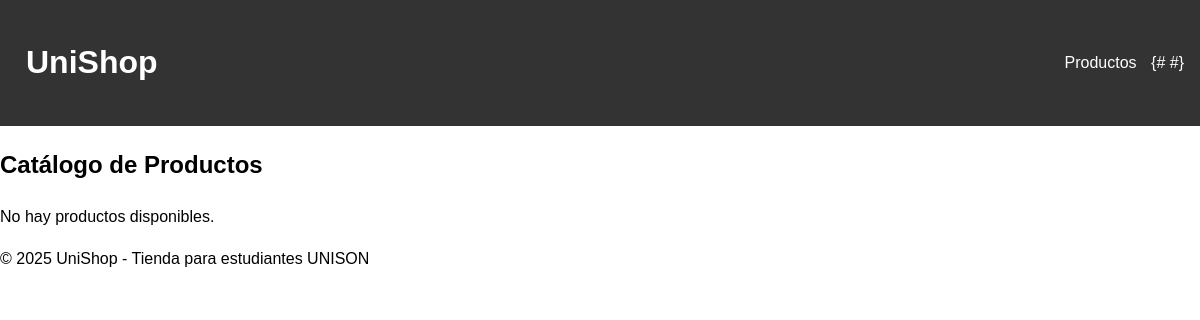
The app's page /, older data.
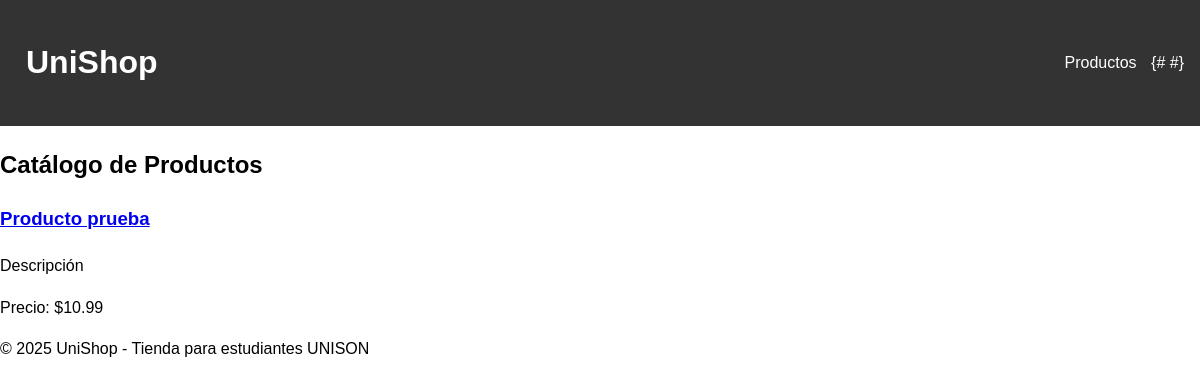
The same page, newer data.
### core/models.py (models this page shows, shortened)
class Product(models.Model):
    nombre = models.CharField(max_length=100)
    descripcion = models.TextField()
    precio = models.DecimalField(max_digits=10, decimal_places=2)
    imagen = models.ImageField(upload_to='imagenes/', blank=True, null=True)
    detalles = models.TextField(blank=True, null=True)

### core/views.py (the view)
# urls.py: path('', views.product_list, name='home'),
def product_list(request):
    productos = Product.objects.all()
    return render(request, 'products/list.html', {'productos': productos})

### templates/products/list.html (shortened to what this page needs)
{% extends 'base.html' %}
{% block content %}
    <h2>Catálogo de Productos</h2>
    <div class="productos">
        {% for producto in productos %}
            <div class="producto">
                <h3><a href="{% url 'product_detail' producto.id %}">{{ producto.nombre }}</a></h3>
                <p>{{ producto.descripcion }}</p>
                <p>Precio: ${{ producto.precio }}</p>
            </div>
        {% empty %}
            <p>No hay productos disponibles.</p>
        {% endfor %}
    </div>
{% endblock %}

Row changes from the older to the newer data that the page shows:
added Product: nombre "Producto prueba", descripcion "Descripción", precio "10.99"
Text that changed along with them:
text no longer shown: "No hay productos disponibles."
